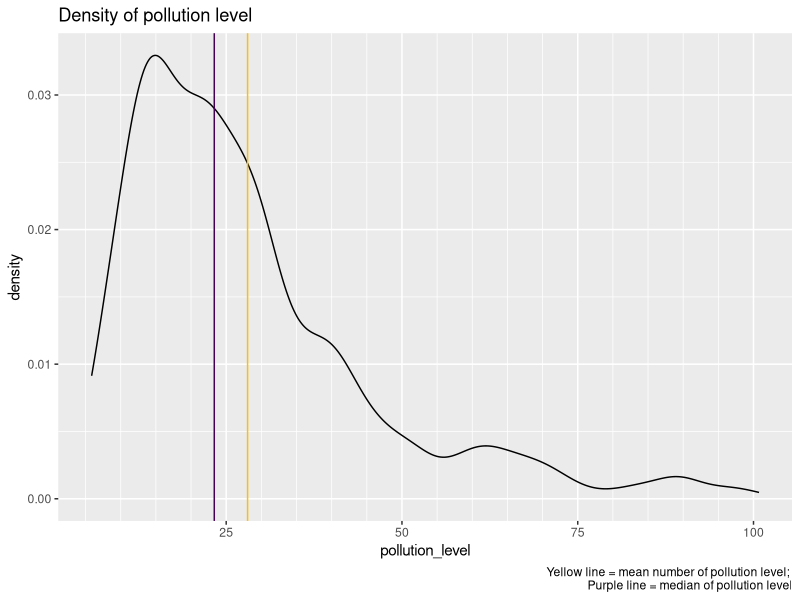
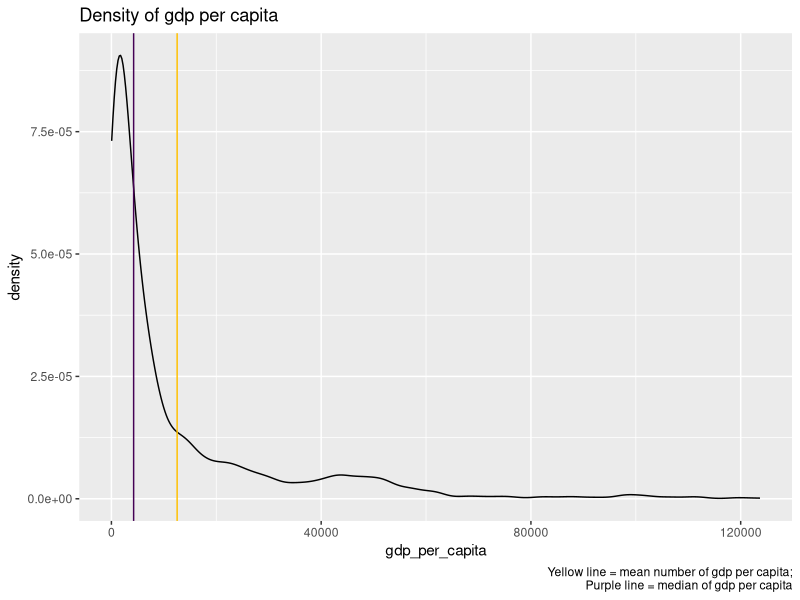
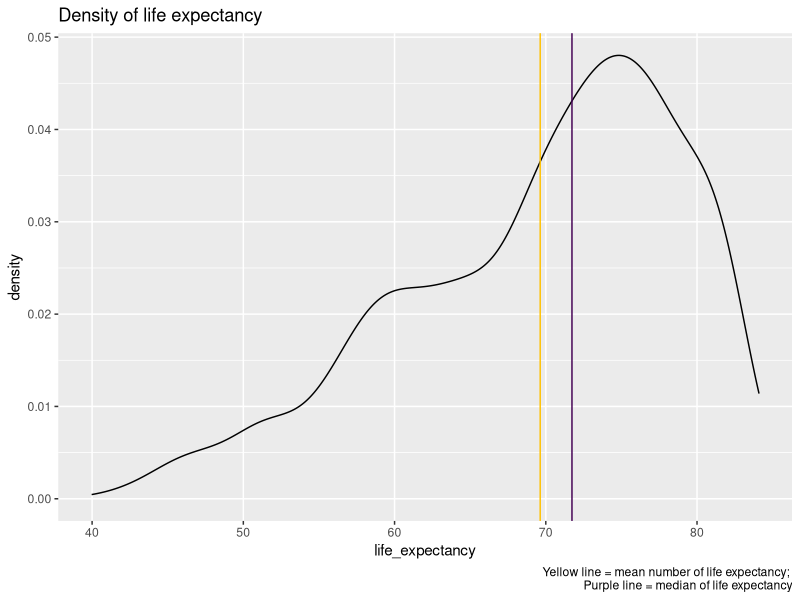
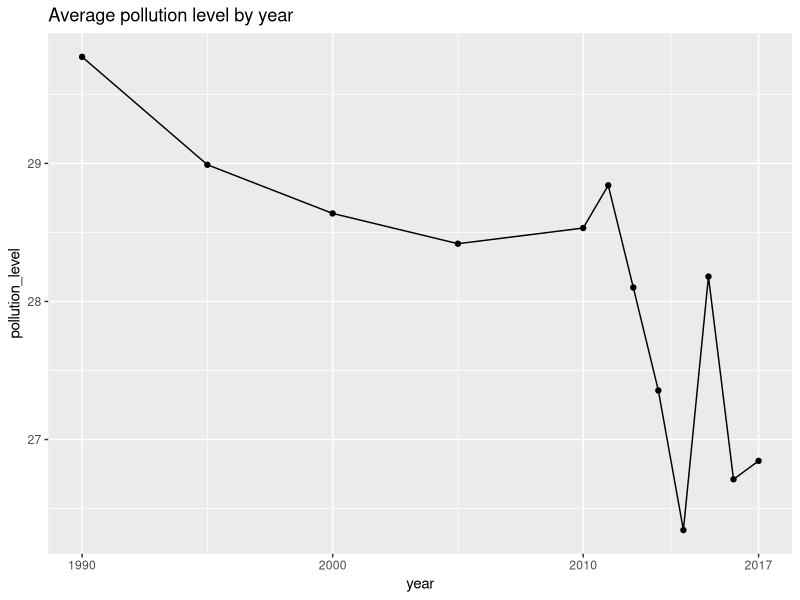
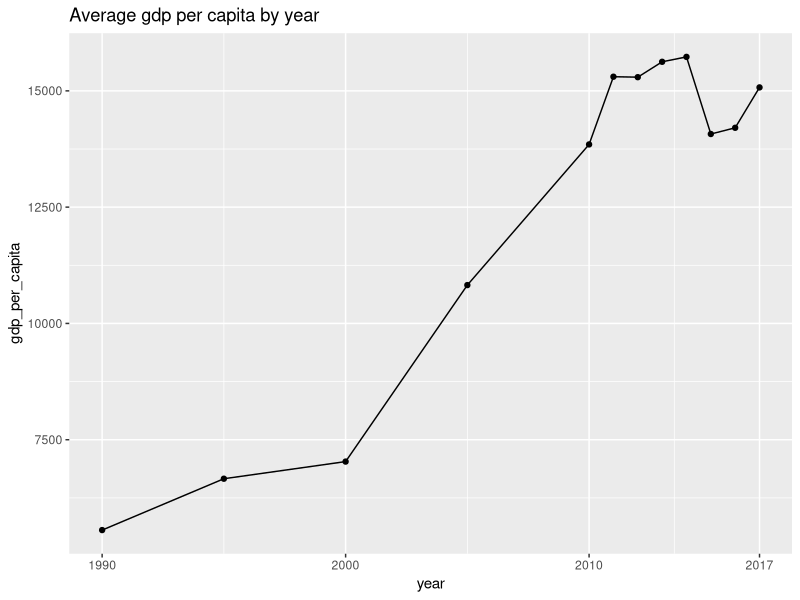
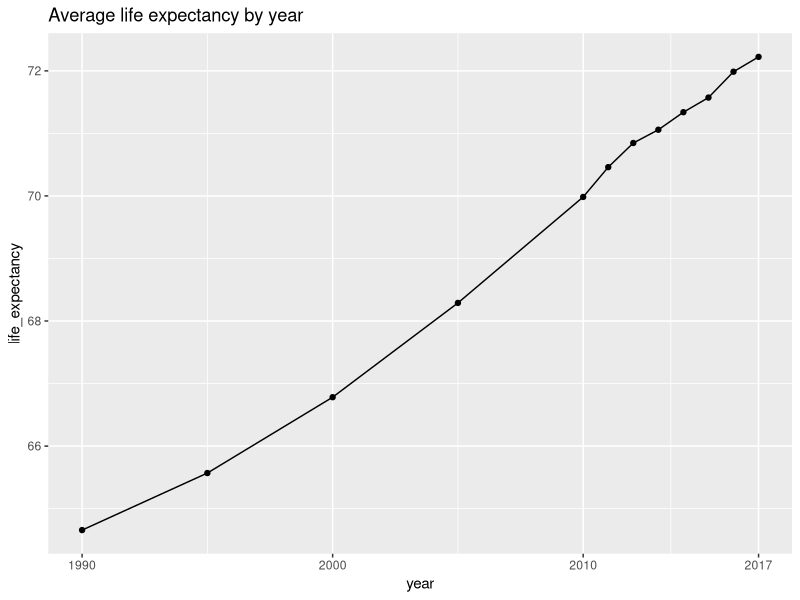
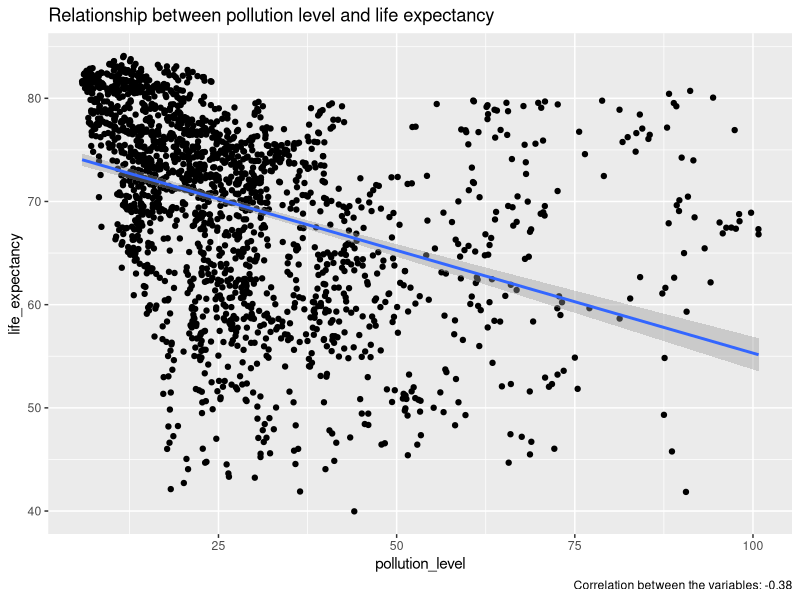
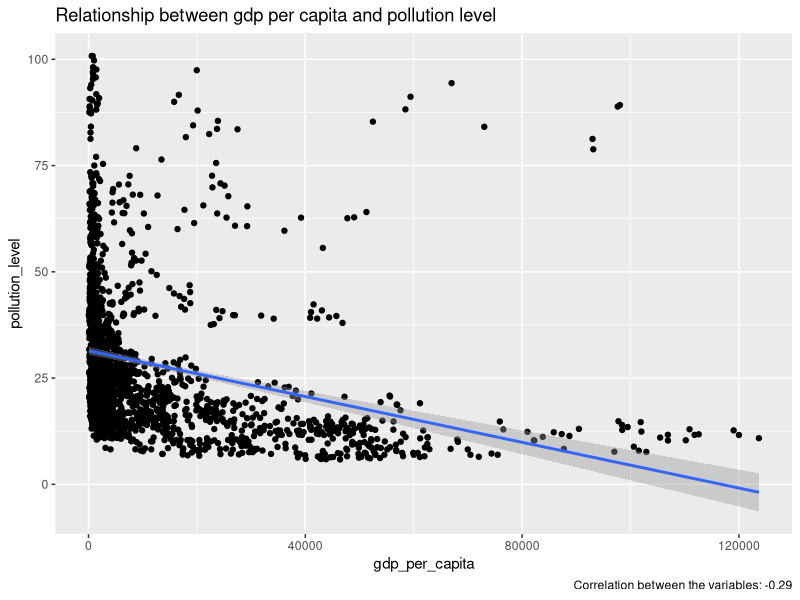

Source code (R) for these figures, in order:
## ---- chunk 1
library(tidyverse)
library(readxl)
library(reshape2)
## ---- chunk 2
# Read data from csv files
life_expectancy <- read.csv("./life_expectancy.csv")
air_pollution <- read.csv("./air_pollution.csv")
gdp_per_capita <- read.csv("./gdp_per_capita.csv")

# Modify data, removing unnecessary variables, and uniforming variable names
air_pollution <- air_pollution %>%
  rename(pollution_level = PM2.5.air.pollution..mean.annual.exposure..micrograms.per.cubic.meter.,
         country_name = Entity,
         country_code = Code,
         year = Year) %>%
  mutate(year = as.numeric(year), pollution_level = as.numeric(pollution_level))

life_expectancy <- life_expectancy %>%
  select(-Series.Name, -Series.Code) %>%
  rename(country_name = Country.Name, 
         country_code = Country.Code) %>%
  melt(id.vars = c("country_name", "country_code"), variable.name = "year") %>%
  rename(life_expectancy = value) %>%
  mutate(year = as.numeric(str_sub(year, 2, 5)), life_expectancy = as.numeric(life_expectancy))

gdp_per_capita <- gdp_per_capita %>%
  select(-Indicator.Name, -Indicator.Code) %>%
  rename(country_name = Country.Name, 
         country_code = Country.Code) %>%
  melt(id.vars = c("country_name", "country_code"), variable.name = "year") %>%
  rename(gdp_per_capita = value) %>%
  mutate(year = as.numeric(str_sub(year, 2, 5)))
## ---- chunk 3
# Merge to one data frame
country_data <- merge(air_pollution, life_expectancy)
country_data <- merge(country_data, gdp_per_capita)

# Clean the data, removing NA entries
country_data_clean <- country_data %>%
  mutate(life_expectancy = ifelse(life_expectancy != "..", life_expectancy, NA)) %>%
  filter(!is.na(life_expectancy), !is.na(gdp_per_capita), !is.na(pollution_level)) 

# Look inside the merged data
head(country_data_clean)
## ---- chunk 4
country_data_clean %>%
  summarise("Mean pollution level" = mean(pollution_level),
            "Median pollution level" = median(pollution_level),
            "Mean life expectancy" = mean(life_expectancy), 
            "Median life expectancy" = median(life_expectancy),
            "Min pollution level" = min(pollution_level),
            "Max pollution level" = max(pollution_level))
## ---- chunk 5
# Density graphs
country_data_clean %>%
  ggplot() +
  aes(x = pollution_level) + 
  geom_density() + 
  geom_vline(xintercept = mean(country_data_clean$pollution_level), color="#ffc000") +
  geom_vline(xintercept = median(country_data_clean$pollution_level), color="#440154FF") +
  labs(title = "Density of pollution level",
       caption = "Yellow line = mean number of pollution level; 
                  Purple line = median of pollution level") + 
  scale_x_continuous(minor_breaks = seq(0, 100, 5))

country_data_clean %>%
  ggplot() +
  aes(x = gdp_per_capita) + 
  geom_density() + 
  geom_vline(xintercept = mean(country_data_clean$gdp_per_capita), color="#ffc000") +
  geom_vline(xintercept = median(country_data_clean$gdp_per_capita), color="#440154FF") +
  labs(title = "Density of gdp per capita",
       caption = "Yellow line = mean number of gdp per capita;
                  Purple line = median of gdp per capita")

country_data_clean %>%
  ggplot() +
  aes(x = life_expectancy) + 
  geom_density() + 
  geom_vline(xintercept = mean(country_data_clean$life_expectancy), color="#ffc000") +
  geom_vline(xintercept = median(country_data_clean$life_expectancy), color="#440154FF") +
  labs(title = "Density of life expectancy",
       caption = "Yellow line = mean number of life expectancy; 
                  Purple line = median of life expectancy") + 
  scale_x_continuous(minor_breaks = seq(30, 100, 10))


## ---- chunk 6
# World average by year graphs
avg_by_year <- country_data_clean %>%
  group_by(year) %>%
  summarise(year = year, pollution_level = mean(pollution_level), life_expectancy = mean(life_expectancy), gdp_per_capita = mean(gdp_per_capita), .groups = 'drop') %>%
  distinct(.keep_all = TRUE)

avg_by_year %>%
  ggplot() +
  aes(x = year, y = pollution_level) +
  geom_line() + 
  geom_point() +
  labs(title = "Average pollution level by year") + 
  scale_x_continuous(breaks= c(1990, 2000, 2010, 2017))

avg_by_year %>%
  ggplot() +
  aes(x = year, y = gdp_per_capita) +
  geom_line() + 
  geom_point() +
  labs(title = "Average gdp per capita by year") + 
  scale_x_continuous(breaks= c(1990, 2000, 2010, 2017))

avg_by_year %>%
  ggplot() +
  aes(x = year, y = life_expectancy) +
  geom_line() + 
  geom_point() +
  labs(title = "Average life expectancy by year") + 
  scale_x_continuous(breaks= c(1990, 2000, 2010, 2017))
## ---- chunk 7
# Life expectancy / pollution level plot
correl_le_pl = as.character(round(cor(country_data_clean$life_expectancy, country_data_clean$pollution_level), 2))

country_data_clean %>%
  ggplot() +
  aes(x = pollution_level, y = life_expectancy) +
  geom_point() +
  geom_smooth(method = "lm") + 
  labs(title = "Relationship between pollution level and life expectancy") + 
  labs(caption = paste0("Correlation between the variables: ", correl_le_pl))

# Pollution level / GDP per capita plot
correl_pl_gdp = as.character(round(cor(country_data_clean$pollution_level, country_data_clean$gdp_per_capita), 2))
country_data_clean %>%
  ggplot() +
  aes(x = gdp_per_capita, y = pollution_level) +
  geom_point() +
  geom_smooth(method = "lm") + 
  labs(title = "Relationship between gdp per capita and pollution level") + 
  labs(caption = paste0("Correlation between the variables: ", correl_pl_gdp))
